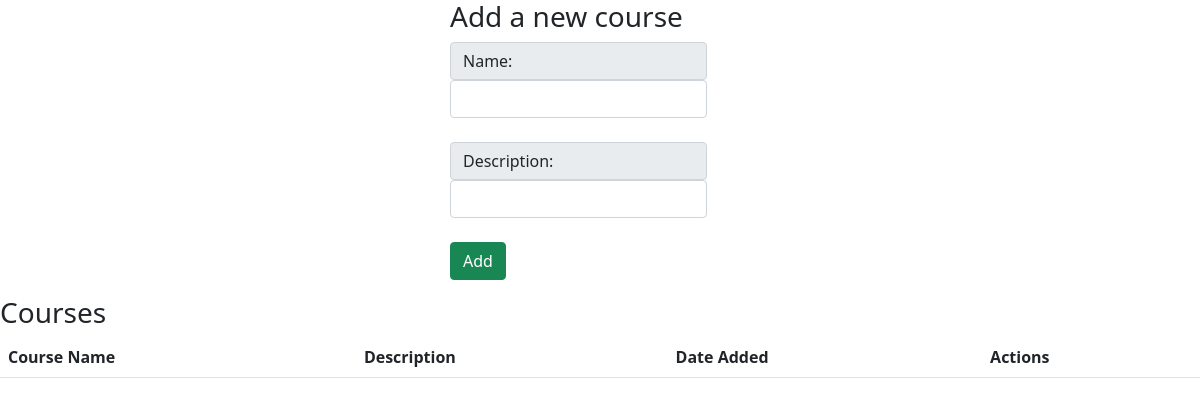
The app's page /, older data.
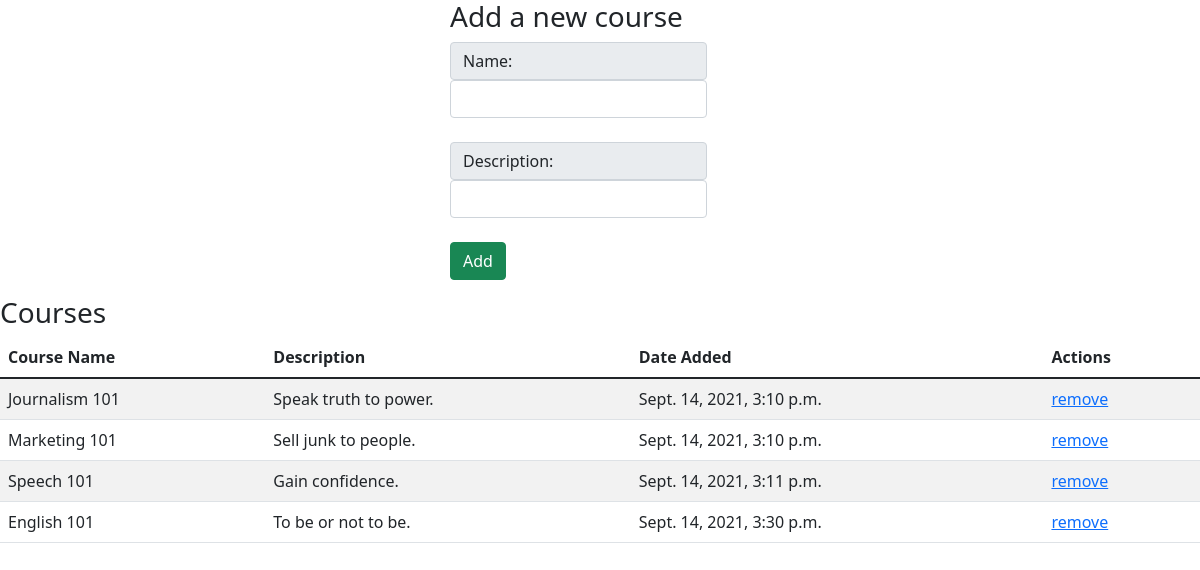
The same page, newer data.
### coursesApp2/models.py (models this page shows)
class Course(models.Model):
    name = models.TextField()
    description = models.TextField()
    created_at = models.DateTimeField(auto_now_add=True)
    updated_at = models.DateTimeField(auto_now=True)
    objects = CourseManager()

### coursesApp2/views.py (the view)
# urls.py: path('', views.index),
def index(request):
    context = {
        "all_courses": Course.objects.all()
    }
    return render(request, "index.html", context)

### coursesApp2/templates/index.html (shortened to what this page needs)
<!DOCTYPE html>
<html lang="en">
<head>
    <link href="https://cdn.jsdelivr.net/npm/bootstrap@5.1.1/dist/css/bootstrap.min.css" rel="stylesheet">
</head>
<body>
    <div class="mx-auto" style="width: 300px;">
    <h3>Add a new course</h3>
    <div class="input-group mb-3">
    <form action="/courses/create" method="POST">
        <span class="input-group-text" id="inputGroup-sizing-default">Name:</span>
        <input type="text" name="course_name" class="form-control" aria-label="Sizing example input" aria-describedby="inputGroup-sizing-default"><br>
        <span class="input-group-text" id="inputGroup-sizing-default">Description:</span>
        <input type="text" name="description" class="form-control" aria-label="Sizing example input" aria-describedby="inputGroup-sizing-default"><br>
        <button type="submit" class="btn btn-success">Add</button>
    </form>
    </div>
    </div>
    <h3>Courses</h3>
    <table class="table table-striped table-hover">
        <thead>
            <tr>
                <th>Course Name</th>
                <th>Description</th>
                <th>Date Added</th>
                <th>Actions</th>
            </tr>
        </thead>
        <tbody>
            {% for course in all_courses %}
            <tr>
                <td>{{course.name}}</td>
                <td>{{course.description}}</td>
                <td>{{course.created_at}}</td>
                <td><a href="/courses/destroy/{{course.id}}">remove</a></td>
            </tr>
            {% endfor %}
        </tbody>
    </table>
</body>
</html>

Row changes from the older to the newer data that the page shows:
added Course: name "Journalism 101", description "Speak truth to power.", created_at "Sept. 14, 2021, 3:10 p.m."
added Course: name "Marketing 101", description "Sell junk to people.", created_at "Sept. 14, 2021, 3:10 p.m."
added Course: name "Speech 101", description "Gain confidence.", created_at "Sept. 14, 2021, 3:11 p.m."
added Course: name "English 101", description "To be or not to be.", created_at "Sept. 14, 2021, 3:30 p.m."
